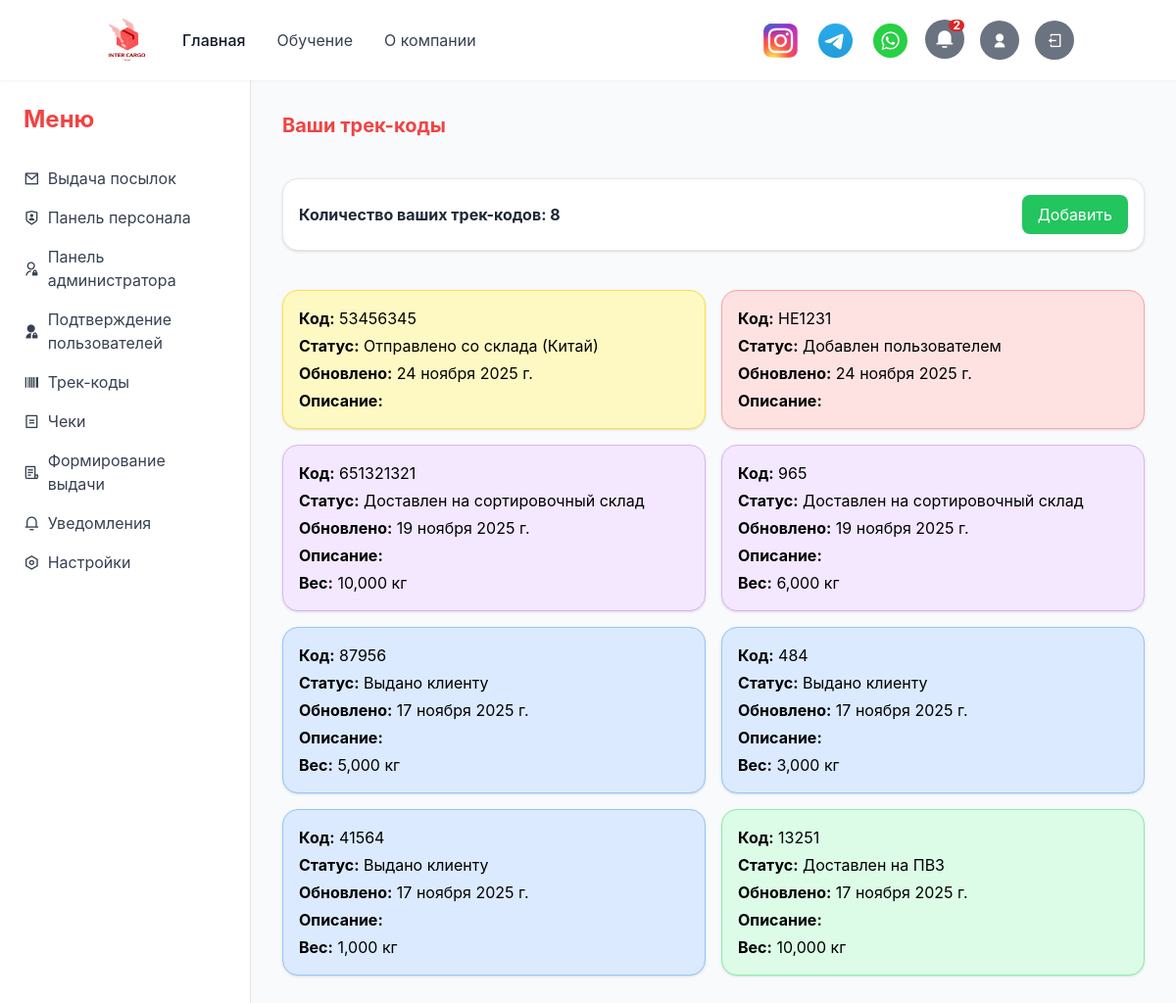
The app's page /profile/track-codes/ (signed in) with its own data.
### myprofile/models.py (models this page shows, shortened)
class TrackCode(models.Model):
    STATUS_CHOICES = [
        ('no_owner', 'Нет владельца товара'),
        ('user_added', 'Добавлен пользователем'),
        ('warehouse_cn', 'Прибыло на склад (Китай)'),
        ('shipped_cn', 'Отправлено со склада (Китай)'),
        ('delivered', 'Доставлен на сортировочный склад'),
        ('ready', 'Доставлен на ПВЗ'),
        ('claimed', 'Выдано клиенту'),
    ]
    STATUS_ORDER = {
        'no_owner': -1,
        'user_added': 0,
        'warehouse_cn': 1,
        'shipped_cn': 2,
        'delivered': 3,
        'ready': 4,
        'claimed': 5,
    }
    id = models.AutoField(primary_key=True, verbose_name="№ трек кода")
    track_code = models.CharField(max_length=100, unique=True, verbose_name="Трек код")
    update_date = models.DateField(default=timezone.now, verbose_name="Дата обновления")
    status = models.CharField(max_length=20, choices=STATUS_CHOICES, verbose_name="Статус трек-кода")
    owner = models.ForeignKey(
        settings.AUTH_USER_MODEL,
        on_delete=models.CASCADE,
        verbose_name="Имя владельца",
        null=True,
        blank=True
    )
    description = models.CharField(max_length=255, blank=True, verbose_name="О посылке")
    weight = models.DecimalField(max_digits=6, decimal_places=3, null=True, blank=True, verbose_name="Вес посылки (кг)")

### myprofile/views/track_codes.py (the view)
# urls.py: path('track-codes/', track_codes.track_codes_view, name='track_codes'),
@login_required(login_url='login')
def track_codes_view(request):
    if request.method == 'POST':
        form = TrackCodeForm(request.POST)
        if form.is_valid():
            track_code_str = form.cleaned_data['track_code']
            description = form.cleaned_data['description']
            try:
                existing_track = TrackCode.objects.get(track_code=track_code_str)
                if existing_track.owner is None:
                    existing_track.owner = request.user
                    existing_track.description = description
                    existing_track.save()
                    messages.success(request, f"Трек-код успешно добавлен. Текущий статус: {existing_track.get_status_display()}")
                elif existing_track.owner == request.user:
                    messages.warning(request, "Этот трек-код уже добавлен в ваш список.")
                else:
                    messages.error(request, "Этот трек-код уже зарегистрирован другим пользователем.")
            except TrackCode.DoesNotExist:
                track_code = form.save(commit=False)
                track_code.owner = request.user
                track_code.status = 'user_added'
                track_code.save()
                messages.success(request, "Трек-код успешно добавлен.")
            return redirect('track_codes')
    else:
        form = TrackCodeForm()
    track_codes = TrackCode.objects.filter(owner=request.user).order_by('-update_date')
    return render(request, 'track_codes.html', {
        'track_codes': track_codes,
        'form': form
    })

### myprofile/views/notifications.py (called while the page is built)
def notifications_context(request):
    if request.user.is_authenticated:
        unread_qs = Notification.objects.filter(user=request.user, is_read=False).order_by('-created_at')
        unread_count = unread_qs.count()
        header_notifications = unread_qs[:5]
        return {
            'unread': unread_count,
            'header_notifications': header_notifications
        }
    return {}

### myprofile/templates/track_codes.html (shortened to what this page needs)
<!DOCTYPE html>
<html lang="ru">
{% load static %}
<head>
    <script src="https://cdn.tailwindcss.com/3.4.16"></script>
    <link rel="stylesheet" href="{% static 'styles/css2.css' %}" />
    <link rel="stylesheet" href="{% static 'styles/styles.css' %}" />
    <link rel="stylesheet" href="{% static 'styles/remixicon/remixicon.css' %}" />
</head>
<body class="bg-gray-50 min-h-screen">
    {% include 'includes/header.html' %}
    {% block content %}
    <div class="flex min-h-screen">
        {% include 'includes/sidebar.html' %}
        <main class="flex-1 px-4 md:px-8 py-8 space-y-10">
            <header class="mb-6">
                <h1 class="text-xl font-bold text-red-500">Ваши трек-коды</h1>
            </header>
            <div x-data="{ addModal: false }">
                <div
                    class="grid grid-cols-2 md:grid-cols-2 gap-1 mt-4 bg-white p-4 rounded-lg shadow border border-gray-200 items-center">
                    <div class="flex items-center">
                        <p class="text-gray-800 font-medium">
                            <strong>Количество ваших трек-кодов: {{ track_codes.count }}</strong>
                        </p>
                    </div>
                    <div class="flex items-center justify-end">
                        <button @click="addModal = true"
                            class="bg-green-500 text-white px-4 py-2 rounded hover:bg-green-600">
                            Добавить
                        </button>
                    </div>
                </div>
            </div>
            <section class="grid grid-cols-1 md:grid-cols-2 gap-4">
                {% for code in track_codes %}
                <div class="p-4 rounded-lg shadow border
                {% if code.status == 'ready' %}bg-green-100 border-green-300
                {% elif code.status == 'user_added' %}bg-red-100 border-red-300
                {% elif code.status == 'warehouse_cn' %}bg-yellow-100 border-yellow-300
                {% elif code.status == 'shipped_cn' %}bg-yellow-100 border-yellow-300
                {% elif code.status == 'delivered' %}bg-purple-100 border-purple-300
                {% elif code.status == 'claimed' %}bg-blue-100 border-blue-300
                {% else %}bg-white-100 border-white-300
                {% endif %}
                space-y-1">
                    <p><strong>Код:</strong> {{ code.track_code }}</p>
                    <p><strong>Статус:</strong> {{ code.get_status_display }}</p>
                    <p><strong>Обновлено:</strong> {{ code.update_date }}</p>
                    <p><strong>Описание:</strong> {{ code.description }}</p>
                    {% if code.status == 'delivered' or code.status == 'claimed' or code.status == 'ready' %}
                    <p><strong>Вес:</strong> {{ code.weight }} кг</p>
                    {% endif %}
                </div>
                {% empty %}
                <p class="text-gray-600">У вас пока нет трек-кодов.</p>
                {% endfor %}
            </section>
        </main>
    </div>
    {% endblock %}
</body>
</html>

### mainview/templates/includes/header.html (shortened to what this page needs)
{% load static %}
<header class="bg-white shadow-sm sticky top-0 z-50">
    <div class="container mx-auto px-4 py-4 flex justify-between items-center">
        <div class="flex items-center">
            <a href="/" class="text-2xl font-['Pacifico'] text-primary mr-8">
                <img src="{% static 'images/logo.png' %}" style="height: 50px; width: 50px;" alt="Inter Cargo Logo">
            </a>
            <nav id="desktop-menu" class="hidden md:flex space-x-8">
                <a href="/" class="text-gray-900 font-medium hover:text-primary transition">Главная</a>
                <a href="{% url 'education' %}" class="text-gray-700 hover:text-primary transition">Обучение</a>
                <a href="{% url 'about' %}" class="text-gray-700 hover:text-primary transition">О компании</a>
            </nav>
        </div>
        <div class="flex items-center space-x-4">
            <a href="https://www.instagram.com/inter_cargo_trz/"
                class="w-10 h-10 flex items-center justify-center rounded-full bg-white-100 hover:bg-white-100 transition hidden md:flex"
                target="_blank" rel="noopener noreferrer">
                <img src="{% static 'images/instagram.svg' %}" style="height: 35px; width: 35px;" alt="Instagram">
            </a>
            <a href="https://t.me/inter_cargo"
                class="w-10 h-10 flex items-center justify-center rounded-full bg-white-100 hover:bg-white-100 transition hidden md:flex"
                target="_blank" rel="noopener noreferrer">
                <img src="{% static 'images/telegram.svg' %}" style="height: 35px; width: 35px;" alt="Telegram">
            </a>
            <a href="https://wa.me/77066440624"
                class="w-10 h-10 flex items-center justify-center rounded-full bg-white-100 hover:bg-white-100 transition hidden md:flex"
                target="_blank" rel="noopener noreferrer">
                <img src="{% static 'images/whatsapp.svg' %}" style="height: 35px; width: 35px;" alt="WhatsApp">
            </a>
            {% if user.is_authenticated %}
            <div class="relative">
                <button id="notification-button"
                    class="relative w-10 h-10 flex items-center justify-center rounded-full bg-gray-500 hover:bg-black transition"
                    title="Уведомления">
                    <i class="ri-notification-3-fill text-white text-xl"></i>
                    {% if unread > 0 %}
                    <span id="notification-count"
                        class="absolute top-0 right-0 inline-flex items-center justify-center px-1 text-xs font-bold leading-none text-white bg-red-600 rounded-full">
                        {{ unread }}
                    </span>
                    {% endif %}
                </button>
                <div class="relative flex items-center">
                </div>
            </div>
            <a href="{% url 'profile' %}"
                class="w-10 h-10 flex items-center justify-center rounded-full bg-gray-500 hover:bg-black transition hidden md:flex"
                title="Профиль">
                <i class="ri-user-fill text-white"></i>
            </a>
            <form method="post" action="{% url 'logout' %}" style="display: inline;">
                <button type="submit"
                    class="w-10 h-10 flex items-center justify-center rounded-full bg-gray-500 hover:bg-black transition hidden md:flex"
                    title="Выйти">
                    <i class="ri-logout-box-line text-white"></i>
                </button>
            </form>
            {% else %}
            <a href="{% url 'login' %}"
                class="text-sm text-gray-700 hover:text-primary transition hidden md:inline">Войти</a>
            <a href="{% url 'register' %}"
                class="text-sm text-gray-700 hover:text-primary transition hidden md:inline">Регистрация</a>
            {% endif %}
        </div>
    </div>
</header>

### mainview/templates/includes/m_sidebar.html (shortened to what this page needs)
{% load static %}

### mainview/templates/includes/sidebar.html
{% load static %}
<aside class="w-64 bg-white border-r border-gray-200 p-6 hidden md:block shadow-sm sticky top-0 h-screen">
    <a href="{% url 'profile' %}">
        <h1 class="text-2xl font-bold text-red-500 mb-8">Меню</h1>
    </a>
    <nav class="space-y-4 text-gray-700">
        {% if request.user.userprofile.is_staff %}
        <a href="{% url 'extradition' %}" class="flex items-center gap-2 hover:text-red-500">
            <i class="ri-mail-line"></i> Выдача посылок
        </a>
        <a href="{% url 'update_tracks' %}" class="flex items-center gap-2 hover:text-red-500">
            <i class="ri-shield-user-line"></i> Панель персонала
        </a>
        <a href="{% url 'admin:index' %}" class="flex items-center gap-2 hover:text-red-500">
            <i class="ri-admin-line"></i> Панель администратора
        </a>
        {% endif %}
        {% if request.user.userprofile.is_hr %}
        <a href="{% url 'confirm' %}" class="flex items-center gap-2 hover:text-red-500">
            <i class="ri-admin-fill"></i> Подтверждение пользователей
        </a>
        {% endif %}
        <a href="{% url 'track_codes' %}" class="flex items-center gap-2 hover:text-red-500">
            <i class="ri-barcode-line"></i> Трек-коды
        </a>
        <a href="{% url 'delivered_posts' %}" class="flex items-center gap-2 hover:text-red-500">
            <i class="ri-bill-line"></i> Чеки
        </a>
        <a href="{% url 'extradition_package' %}" class="flex items-center gap-2 hover:text-red-500">
            <i class="ri-file-list-3-line"></i> Формирование выдачи
        </a>
        <a href="{% url 'notifications' %}" class="flex items-center gap-2 hover:text-red-500">
            <i class="ri-notification-3-line"></i> Уведомления
        </a>
        <a href="{% url 'settings' %}" class="flex items-center gap-2 hover:text-red-500">
            <i class="ri-settings-line"></i> Настройки
        </a>
    </nav>
</aside>

### mainview/templates/includes/footer.html (shortened to what this page needs)
{% load static %}

### mainview/static/styles/styles.css (style rules this page uses)
:where([class^="ri-"])::before { content: "\f3c2"; }
body { font-family: 'Inter', sans-serif; }

### records on screen
TrackCode: track_code "53456345", status "Отправлено со склада (Китай)", update_date "24 ноября 2025 г."
TrackCode: track_code "НЕ1231", status "Добавлен пользователем", update_date "24 ноября 2025 г."
TrackCode: track_code "651321321", status "Доставлен на сортировочный склад", update_date "19 ноября 2025 г.", weight "10,000"
TrackCode: track_code "965", status "Доставлен на сортировочный склад", update_date "19 ноября 2025 г.", weight "6,000"
TrackCode: track_code "87956", status "Выдано клиенту", update_date "17 ноября 2025 г.", weight "5,000"
TrackCode: track_code "484", status "Выдано клиенту", update_date "17 ноября 2025 г.", weight "3,000"
TrackCode: track_code "41564", status "Выдано клиенту", update_date "17 ноября 2025 г.", weight "1,000"
TrackCode: track_code "13251", status "Доставлен на ПВЗ", update_date "17 ноября 2025 г.", weight "10,000"

### other values on screen
{{ unread }} "2"
{{ track_codes.count }} "8"
